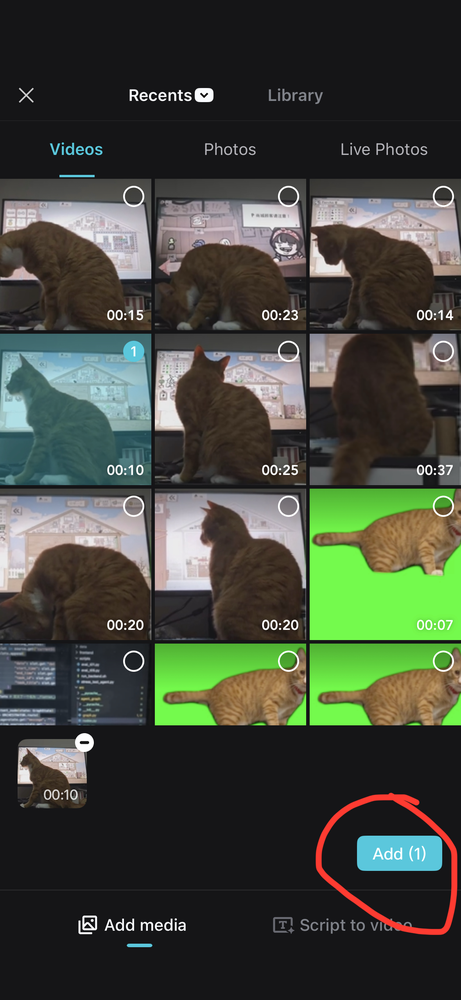
#> input picture assets/1.png, 461 x 1000 px, shrunk from 1179 x 2556 before the run
$ python -i track_point.py   (imports and definitions only)
#> lines starting #> are read from the running program, lines starting #| are printed output that depends on the picture
#!/usr/bin/env python3
import json
import sys
from pathlib import Path

import cv2
import numpy as np


def load_gray(path):
#> called with path = '../assets/1.png'
    image = cv2.imread(str(path), cv2.IMREAD_UNCHANGED)
#> image is the input picture: shape (1000, 461, 3); mean B, G, R 59.8, 71.3, 65.5
    if image is None:
        raise RuntimeError(f"failed to read image: {path}")

    if image.ndim == 2:
        return image

    if image.shape[2] == 4:
        alpha = image[:, :, 3]
        bgr = image[:, :, :3]
        gray = cv2.cvtColor(bgr, cv2.COLOR_BGR2GRAY)
        gray = cv2.bitwise_and(gray, gray, mask=alpha)
        return gray

    return cv2.cvtColor(image, cv2.COLOR_BGR2GRAY)
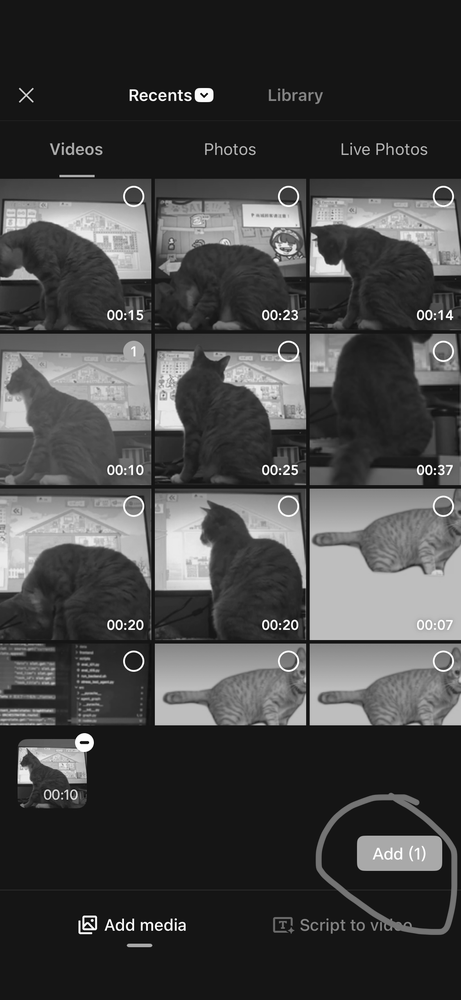
#> returned value: shape (1000, 461); min 0, max 255, mean 68.2


# [46 lines left out: functions track_pair, main, not called in this run]


# [2 lines not run here, left out]

>>> result = load_gray('../assets/1.png')

$ run again, on assets/2.png
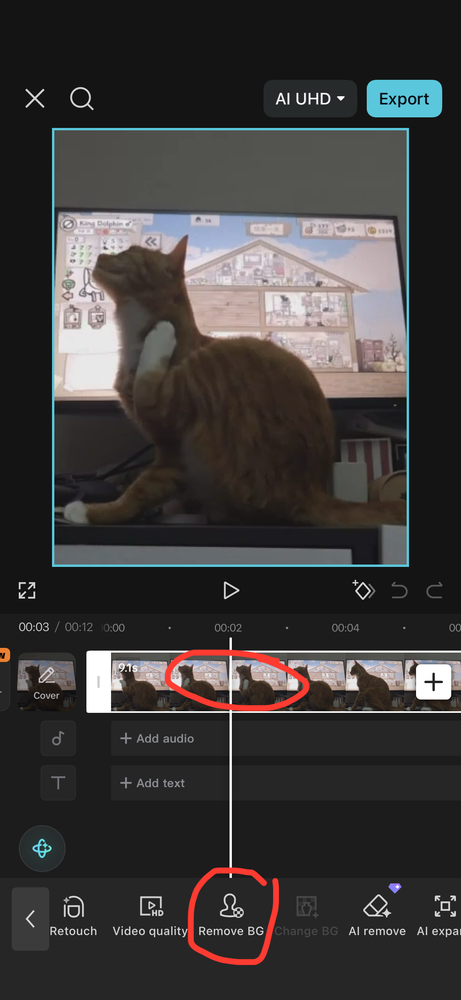
#> input picture assets/2.png, 461 x 1000 px, shrunk from 1179 x 2556 before the run
#> in load_gray, image is the input picture: shape (1000, 461, 3); mean B, G, R 57.9, 58.5, 60.9
#> in load_gray, `return cv2.cvtColor(image, cv2.COLOR_BGR2GRAY)`:
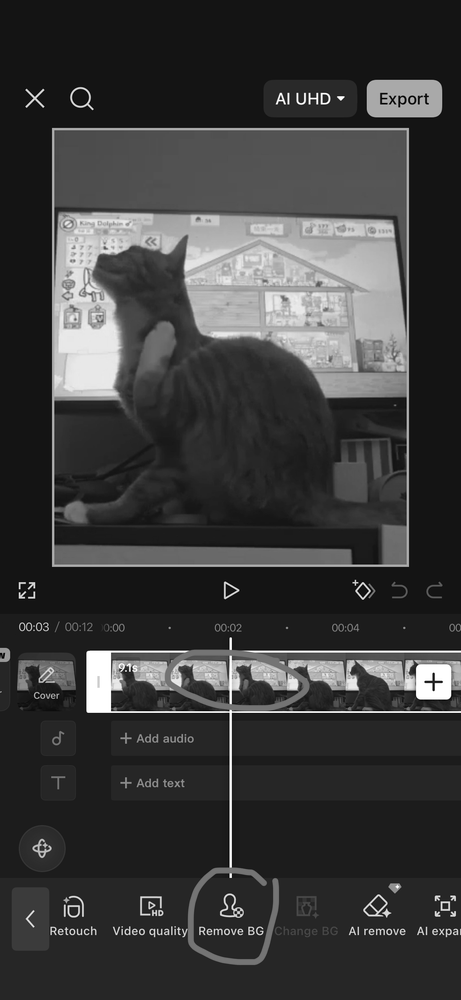
#> returned value: shape (1000, 461); min 0, max 255, mean 59.1
